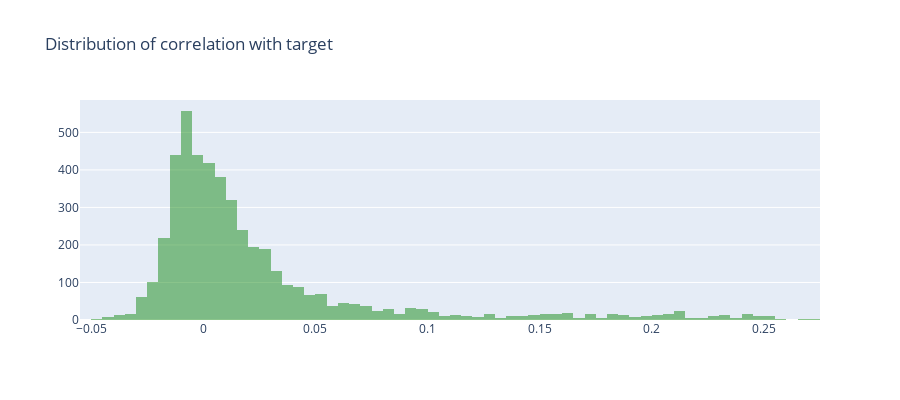

The code cell stored with this chart in its notebook:
### Markdown cell above
So we can see that a large number of variables has variable less than 0.01 and fewer variables has variance greater than 0.01 .

#### Correlation with Target Variable 

Pearson’s correlation coefficient is the test statistics that measures the statistical relationship, or association, between two continuous variables. 

Another statistics test which which can be helpful about the columns is the correlation of the feature with the target variable. High correlated features are good for models for the reverse may not be true. Lets look at what is the distribution of correlations with the target variable in this dataset.

### Code cell
trace1 = go.Histogram(x=feature_df['target_corr'], opacity=0.45, marker=dict(color="green"))
layout = dict(height=400, title='Distribution of correlation with target', legend=dict(orientation="h"));
fig = go.Figure(data=[trace1], layout=layout);
iplot(fig);

### Figure 1 — Plotly figure (JSON) as saved in the notebook; plotly's stock layout.template omitted (floating-point values rounded to 4 significant figures; data arrays with more than 128 entries replaced by an {"elided": "..."} marker saying what was removed)
{"data": [{"marker": {"color": "green"}, "opacity": 0.45, "x": {"elided": "4991 float values"}, "type": "histogram"}], "layout": {"height": 400, "legend": {"orientation": "h"}, "title": {"text": "Distribution of correlation with target"}}}
